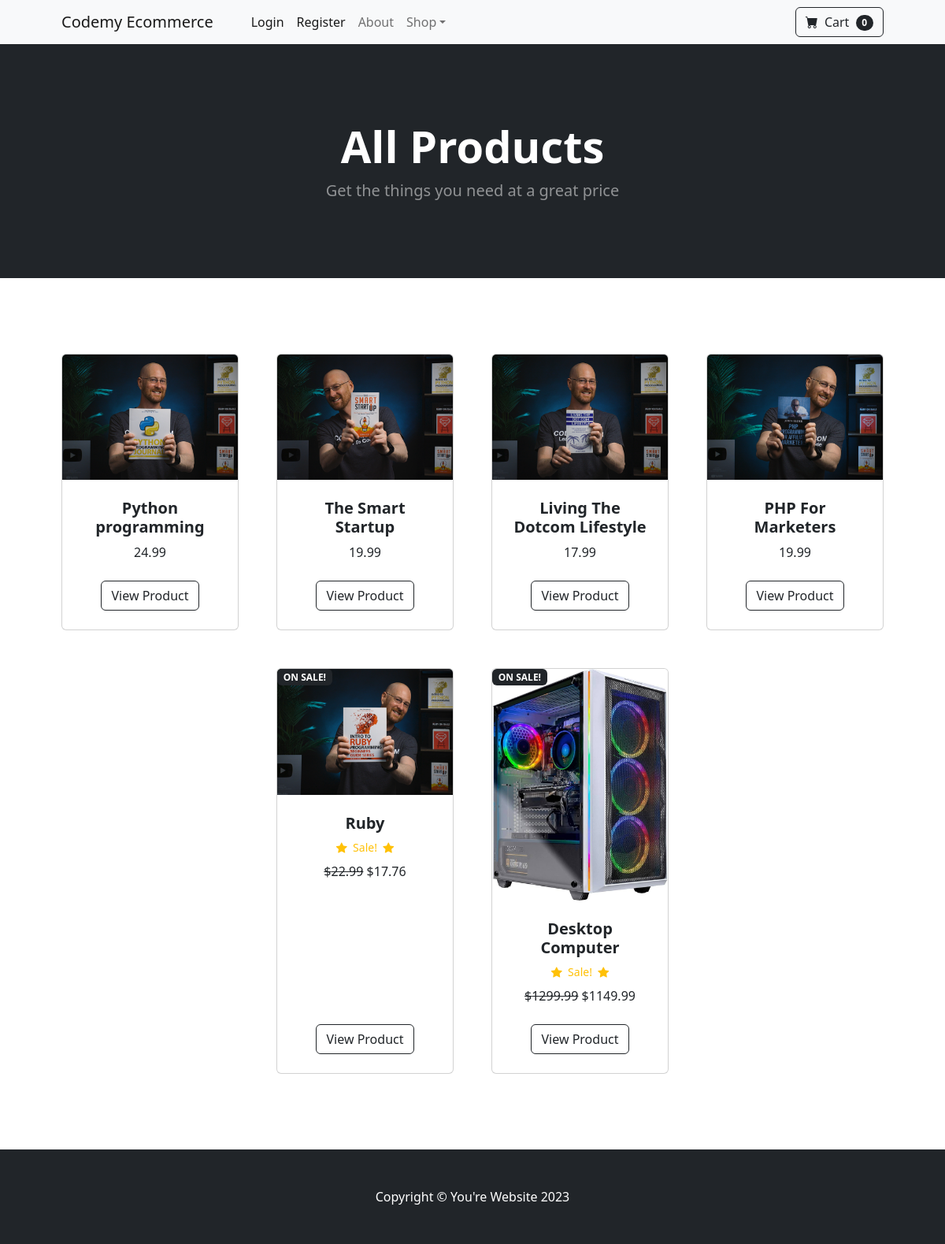
The page / on the database its author committed.
### store/models.py (models this page shows, shortened)
class Product(models.Model):
    name = models.CharField(max_length=100)
    price = models.DecimalField(default=0, decimal_places=2, max_digits=6)
    category = models.ForeignKey(Category, on_delete=models.CASCADE, default=1)
    description = models.CharField(max_length=300, default='', blank=True, null=True)
    image = models.ImageField(upload_to='uploads/product/')
    on_sale = models.BooleanField(default=False)
    sale_price = models.DecimalField(default=0, decimal_places=2, max_digits=6)

### store/views.py (the view)
# urls.py: 2. Add a URL to urlpatterns:  path('', views.home, name='home')
def home(request):
    products = Product.objects.all()
    return render(request, 'home.html', {"products": products})

### cart/cart.py (called while the page is built)
    def __len__(self):
        return len(self.cart)

### cart/context_processors.py (called while the page is built)
def cart(request):
    return {'cart': Cart(request)}

### store/templates/home.html
{% extends 'base.html' %}
{% load static %}
{% block content %}
<header class="bg-dark py-5">
	<div class="container px-4 px-lg-5 my-5">
		<div class="text-center text-white">
			<h1 class="display-4 fw-bolder">All Products</h1>
			<p class="lead fw-normal text-white-50 mb-0">
				Get the things you need at a great price
			</p>
		</div>
	</div>
</header>
<section class="py-5">
	<div class="container px-4 px-lg-5 mt-5">
		<div
			class="row gx-4 gx-lg-5 row-cols-2 row-cols-md-3 row-cols-xl-4 justify-content-center">
			{% for product in products %}
				{% if product.on_sale %}
				<div class="col mb-5">
					<div class="card h-100">
						<div
							class="badge bg-dark text-white position-absolute"
							style="top:0.5rem right:0.5rem">
							ON SALE!
						</div>
						<img
							class="card-img-top"
							src="{{ product.image.url }}"
							alt="{{ product.name }}" />
						<div class="card-body p-4">
							<div class="text-center">
								<h5 class="fw-bolder">{{ product.name }}</h5>
								<div
									class="d-flex justify-content-center small text-warning mb-2">
									<div class="bi-star-fill"></div>
									&nbsp;&nbsp;Sale!&nbsp;&nbsp;
									<div class="bi-star-fill"></div>
								</div>
								<strike>${{ product.price }}</strike>
								${{ product.sale_price }}
							</div>
						</div>
						<div
							class="card-footer p-4 pt-0 border-top-0 bg-transparent">
							<div class="text-center">
								<a class="btn btn-outline-dark mt-auto" href="{% url 'product' product.id %}"
									>View Product</a
								>
							</div>
						</div>
					</div>
				</div>
				{% else %}
				<div class="col mb-5">
					<div class="card h-100">
						<img
							class="card-img-top"
							src="{{ product.image.url }}"
							alt="{{ product.name }}" />
						<div class="card-body p-4">
							<div class="text-center">
								<h5 class="fw-bolder">{{ product.name }}</h5>
								{{ product.price }}
							</div>
						</div>
						<div
							class="card-footer p-4 pt-0 border-top-0 bg-transparent">
							<div class="text-center">
								<a class="btn btn-outline-dark mt-auto" href="{% url 'product' product.id %}"
									>View Product</a
								>
							</div>
						</div>
					</div>
				</div>
				{% endif %}
			{% endfor %}
		</div>
	</div>
</section>
{% endblock content %}

### rows shown on the page
Product: image (picture), name "Python programming", price "24.99"
Product: image (picture), name "The Smart Startup", price "19.99"
Product: image (picture), name "Living The Dotcom Lifestyle", price "17.99"
Product: image (picture), name "PHP For Marketers", price "19.99"
Product: image (picture), name "Ruby", price "22.99", sale_price "17.76"
Product: image (picture), name "Desktop Computer", price "1299.99", sale_price "1149.99"

### other values the page prints
{{ cart|length }} "0"
